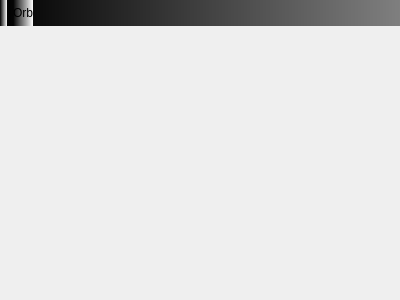
<?xml version="1.0" encoding="UTF-8"?>
<ui version="4.0">
 <class>Form</class>
 <widget class="QWidget" name="Form">
  <property name="geometry">
   <rect>
    <x>0</x>
    <y>0</y>
    <width>400</width>
    <height>300</height>
   </rect>
  </property>
  <property name="windowTitle">
   <string>Form</string>
  </property>
  <widget class="QWidget" name="titlebar" native="true">
   <property name="geometry">
    <rect>
     <x>0</x>
     <y>0</y>
     <width>801</width>
     <height>26</height>
    </rect>
   </property>
   <property name="styleSheet">
    <string notr="true">
background-color: qlineargradient(spread:pad, x1:0, y1:0, x2:1, y2:0, stop:0 rgba(0, 0, 0, 255), stop:1 rgba(255, 255, 255, 255));
</string>
   </property>
   <layout class="QHBoxLayout" name="horizontalLayout">
    <item>
     <widget class="QLabel" name="label_3">
      <property name="text">
       <string/>
      </property>
      <property name="pixmap">
       <pixmap>Resources/icons/icon.png</pixmap>
      </property>
     </widget>
    </item>
    <item>
     <widget class="QLabel" name="label">
      <property name="styleSheet">
       <string notr="true">margin: 0px;</string>
      </property>
      <property name="text">
       <string>Orb</string>
      </property>
     </widget>
    </item>
    <item>
     <spacer name="horizontalSpacer">
      <property name="orientation">
       <enum>Qt::Orientation::Horizontal</enum>
      </property>
      <property name="sizeHint" stdset="0">
       <size>
        <width>40</width>
        <height>20</height>
       </size>
      </property>
     </spacer>
    </item>
    <item>
     <widget class="QPushButton" name="pushButton">
      <property name="text">
       <string/>
      </property>
      <property name="icon">
       <iconset>
        <normaloff>Resources/icons/minimise.png</normaloff>Resources/icons/minimise.png</iconset>
      </property>
     </widget>
    </item>
    <item>
     <widget class="QPushButton" name="pushButton_2">
      <property name="text">
       <string/>
      </property>
      <property name="icon">
       <iconset>
        <normaloff>Resources/icons/maximise.png</normaloff>Resources/icons/maximise.png</iconset>
      </property>
     </widget>
    </item>
    <item>
     <widget class="QPushButton" name="pushButton_3">
      <property name="text">
       <string/>
      </property>
      <property name="icon">
       <iconset>
        <normaloff>Resources/icons/exit.png</normaloff>Resources/icons/exit.png</iconset>
      </property>
     </widget>
    </item>
   </layout>
  </widget>
 </widget>
 <resources/>
 <connections/>
</ui>
